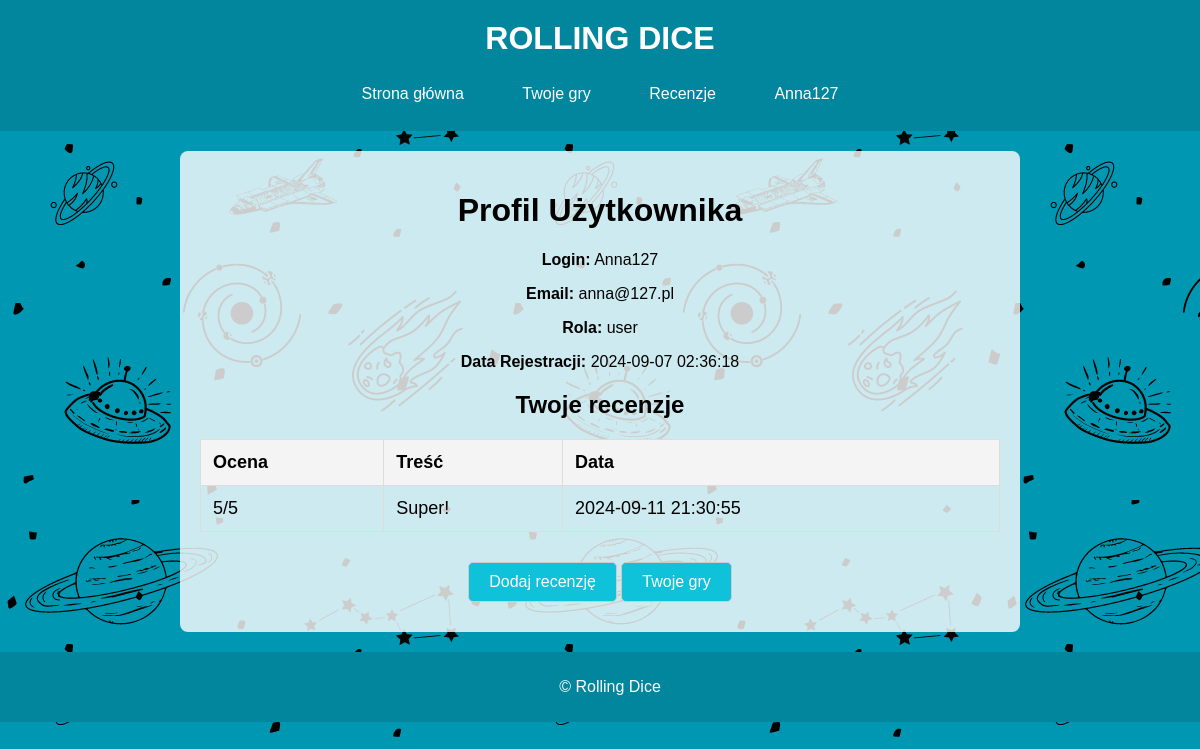
Screenshot of /profile.php?id=4 (signed in) with the database file from the repository.
### tables this page shows
CREATE TABLE `uzytkownicy` (
  `id` int(10) UNSIGNED NOT NULL,
  `login` varchar(50) NOT NULL,
  `haslo` varchar(50) NOT NULL,
  `email` varchar(50) NOT NULL,
  `rola` varchar(50) DEFAULT 'user',
  `data` timestamp NOT NULL DEFAULT current_timestamp()
);

CREATE TABLE `recenzje` (
  `id` int(10) UNSIGNED NOT NULL,
  `nick` varchar(50) NOT NULL,
  `ocena` int(11) NOT NULL,
  `tresc` text NOT NULL,
  `data` timestamp NOT NULL DEFAULT current_timestamp() ON UPDATE current_timestamp()
);

### profile.php (the view, shortened to what this page needs)
<?php
require('db.php');
$userId = isset($_GET['id']) ? intval($_GET['id']) : 0;
$sql = "SELECT * FROM uzytkownicy WHERE id = ?";
$stmt = $conn->prepare($sql);
$stmt->bind_param("i", $userId);
$stmt->execute();
$result = $stmt->get_result();
$user = $result->fetch_assoc();
$sql_reviews = "SELECT * FROM recenzje WHERE nick = ? ORDER BY data DESC";
$stmt_reviews = $conn->prepare($sql_reviews);
$stmt_reviews->bind_param("s", $user['login']);
$stmt_reviews->execute();
$reviewsResult = $stmt_reviews->get_result();
?>
<!DOCTYPE html>
<html lang="pl">
<head>
    <link rel="stylesheet" href="styles.css">
</head>
<body>
    <?php include 'menu.php'; ?>
    <div class="content">
        <h1>Profil Użytkownika</h1>
        <p><strong>Login:</strong> <?php echo htmlspecialchars($user['login']); ?></p>
        <p><strong>Email:</strong> <?php echo htmlspecialchars($user['email']); ?></p>
        <p><strong>Rola:</strong> <?php echo htmlspecialchars($user['rola']); ?></p>
        <p><strong>Data Rejestracji:</strong> <?php echo htmlspecialchars($user['data']); ?></p>
        <h2>Twoje recenzje</h2>
        <?php if ($reviewsResult->num_rows > 0): ?>
            <table>
                <thead>
                    <tr>
                        <th>Ocena</th>
                        <th>Treść</th>
                        <th>Data</th>
                    </tr>
                </thead>
                <tbody>
                    <?php while ($review = $reviewsResult->fetch_assoc()): ?>
                        <tr>
                            <td><?php echo htmlspecialchars($review['ocena']); ?>/5</td>
                            <td><?php echo htmlspecialchars($review['tresc']); ?></td>
                            <td><?php echo htmlspecialchars($review['data']); ?></td>
                        </tr>
                    <?php endwhile; ?>
                </tbody>
            </table>
        <?php else: ?>
            <p>Brak recenzji do wyświetlenia.</p>
        <?php endif; ?>
        <a href="add_review.php?id=<?php echo $userId; ?>" class="button">Dodaj recenzję</a>
        <a href="index.php" class="button">Twoje gry</a>
    </div>
    <footer>
        <p>&copy; Rolling Dice</p>
    </footer>
</body>
</html>

### styles.css (style rules this page uses)
html, body { height: 100%; margin: 0; padding: 0; display: grid; grid-template-rows: auto 1fr auto; background-image: url('tlo.png'); }
body { font-family: Arial, sans-serif; background-color: #f4f4f4; text-align: center; }
.content { width: 800px; margin: 20px auto; padding: 20px; background-color: rgba(255, 255, 255, 0.8); border-radius: 8px; text-align: center; }
footer { text-align: center; padding: 10px; background-color: #01869d; color: #fff; width: 100%; }
.button { background-color: #0fc1d9; color: white; padding: 10px 20px; text-align: center; text-decoration: none; display: inline-block; font-size: 16px; margin: 10px 0; border-radius: 5px; cursor: pointer; }
table { width: 100%; border-collapse: collapse; margin: 20px 0; font-size: 18px; }
th, td { border: 1px solid #ddd; padding: 12px; text-align: left; }
th { background-color: #f4f4f4; }
input[type="text"], button, .button { box-shadow: none; outline: none; border: 1px solid #ccc; }

### rows the page displays
uzytkownicy: login "Anna127", email "anna@127.pl", rola "user", data "2024-09-07 02:36:18"
recenzje: ocena "5", tresc "Super!", data "2024-09-11 21:30:55"

### other values shown
$_SESSION['username'] "Anna127"
